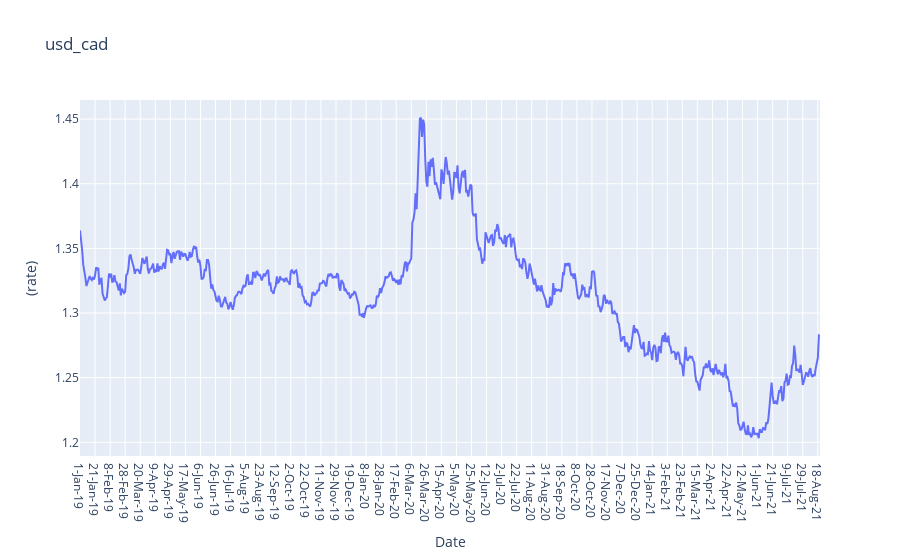

The code cell stored with this chart in its notebook:
### Code cell
fig = go.Figure(data=[usd_cad_data ], layout=layout)
plotly.offline.iplot(fig)

### Figure 1 — Plotly figure (JSON) as saved in the notebook; plotly's stock layout.template omitted (floating-point values rounded to 4 significant figures; data arrays with more than 128 entries replaced by an {"elided": "..."} marker saying what was removed)
{"data": [{"type": "scatter", "x": {"elided": "689 str values"}, "y": {"elided": "689 float values"}}], "layout": {"title": {"text": "usd_cad"}, "xaxis": {"title": {"text": "Date"}}, "yaxis": {"title": {"text": "(rate)"}}}}
